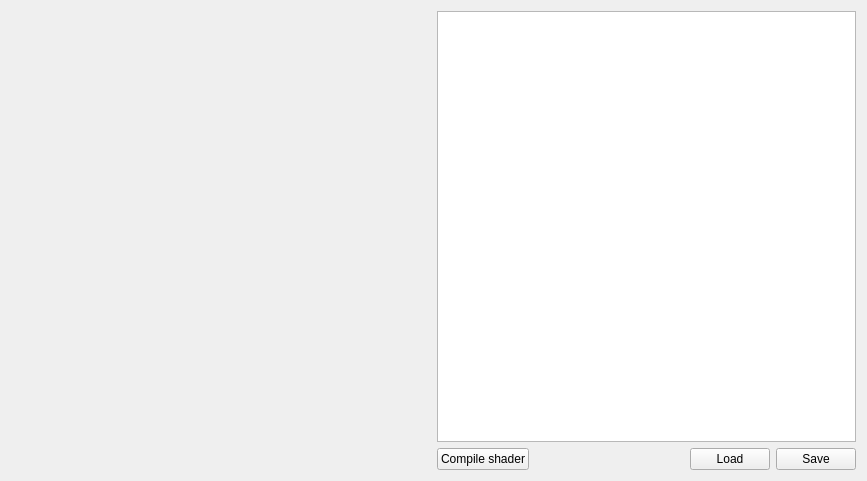
<?xml version="1.0" encoding="UTF-8"?>
<ui version="4.0">
 <class>Form</class>
 <widget class="QWidget" name="Form">
  <property name="geometry">
   <rect>
    <x>0</x>
    <y>0</y>
    <width>867</width>
    <height>481</height>
   </rect>
  </property>
  <property name="windowTitle">
   <string>Form</string>
  </property>
  <layout class="QVBoxLayout" name="verticalLayout_3">
   <item>
    <layout class="QHBoxLayout" name="horizontalLayout_2">
     <item>
      <layout class="QVBoxLayout" name="verticalLayout_2">
       <item>
        <spacer name="verticalSpacer">
         <property name="orientation">
          <enum>Qt::Vertical</enum>
         </property>
         <property name="sizeHint" stdset="0">
          <size>
           <width>20</width>
           <height>40</height>
          </size>
         </property>
        </spacer>
       </item>
       <item>
        <widget class="QWidget" name="player" native="true">
         <property name="sizePolicy">
          <sizepolicy hsizetype="Expanding" vsizetype="Expanding">
           <horstretch>0</horstretch>
           <verstretch>0</verstretch>
          </sizepolicy>
         </property>
        </widget>
       </item>
       <item>
        <spacer name="verticalSpacer_2">
         <property name="orientation">
          <enum>Qt::Vertical</enum>
         </property>
         <property name="sizeHint" stdset="0">
          <size>
           <width>20</width>
           <height>40</height>
          </size>
         </property>
        </spacer>
       </item>
      </layout>
     </item>
     <item>
      <layout class="QVBoxLayout" name="verticalLayout">
       <item>
        <widget class="QTextEdit" name="txtShaderEditor"/>
       </item>
       <item>
        <layout class="QHBoxLayout" name="horizontalLayout">
         <item>
          <widget class="QPushButton" name="btnCompile">
           <property name="text">
            <string>Compile shader</string>
           </property>
          </widget>
         </item>
         <item>
          <spacer name="horizontalSpacer">
           <property name="orientation">
            <enum>Qt::Horizontal</enum>
           </property>
           <property name="sizeHint" stdset="0">
            <size>
             <width>40</width>
             <height>20</height>
            </size>
           </property>
          </spacer>
         </item>
         <item>
          <widget class="QPushButton" name="btnLoadFile">
           <property name="text">
            <string>Load</string>
           </property>
          </widget>
         </item>
         <item>
          <widget class="QPushButton" name="btnSaveFile">
           <property name="text">
            <string>Save</string>
           </property>
          </widget>
         </item>
        </layout>
       </item>
      </layout>
     </item>
    </layout>
   </item>
  </layout>
 </widget>
 <resources/>
 <connections/>
</ui>
